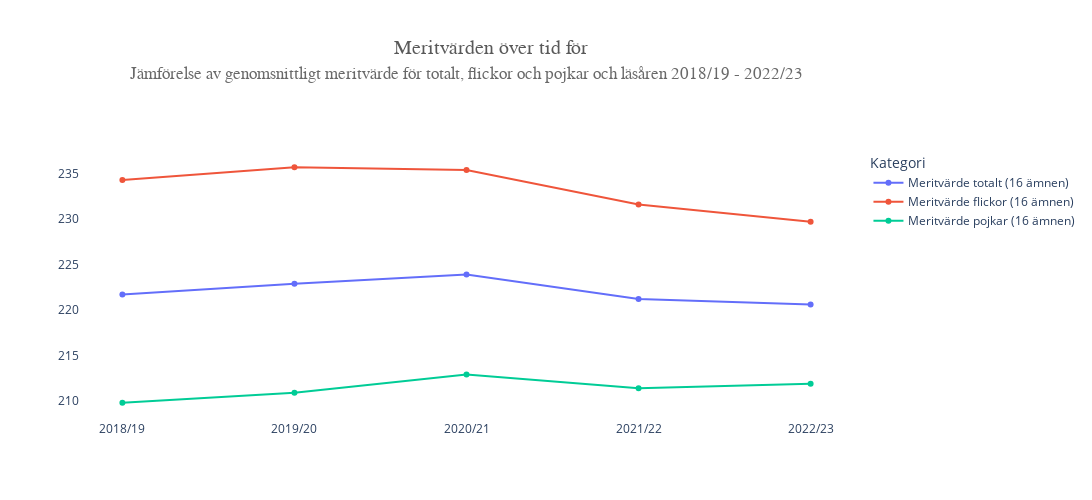

The notebook cell saved with this chart:
### Markdown cell above
### Här använder jag Plotly för att skapa ett linjediagram som visar genomsnittligt meritvärde över tid.

### Code cell
# Using Plotly to create line chart
# Using only the first five rows
fig = px.line(
    df_grades.head(5),
    x="Läsår/Huvudman/Bakgrund",
    y=[
        "Meritvärde totalt (16 ämnen)",
        "Meritvärde flickor (16 ämnen)",
        "Meritvärde pojkar (16 ämnen)"
    ],
    labels={"value": "Meritvärde för 16 ämnen", "variable": "Kategori"},
    title="Meritvärde för 16 ämnen",
    markers=True
)  

# Updating layout
fig.update_layout(
    title={
        "text": "Meritvärden över tid för",
        "y": 0.92, 
        "x": 0.45,
        "xanchor": "center",
        "yanchor": "top",
        "font": dict(
            family="Arial Black",
            size=20,
            color="#595959"
        ),
    },
    xaxis_title="",
    yaxis_title="", 
    xaxis=dict(tickmode="linear"),
    paper_bgcolor="white",
    plot_bgcolor="white",
    margin=dict(t=150), 
    height=500,
    width=1600
)

# Adding subtitle
fig.add_annotation(
    dict(
        font=dict(
            family="Verdana",
            size=17,
            color="dimgray"
        ),
        x=0.5,
        y=1.24,  
        showarrow=False,
        text="Jämförelse av genomsnittligt meritvärde för totalt, flickor och pojkar och läsåren 2018/19 - 2022/23",
        xref="paper",
        yref="paper",
        xanchor="center",
        yanchor="bottom"
    )
)

fig.write_html("Visualizations/vis_exercise_1b.html")

fig.show()

### Figure 1 — Plotly figure (JSON) as saved in the notebook; plotly's stock layout.template omitted (floating-point values rounded to 4 significant figures)
{"data": [{"hovertemplate": "Kategori=Meritvärde totalt (16 ämnen)<br>Läsår/Huvudman/Bakgrund=%{x}<br>Meritvärde för 16 ämnen=%{y}<extra></extra>", "legendgroup": "Meritvärde totalt (16 ämnen)", "line": {"color": "#636efa", "dash": "solid"}, "marker": {"symbol": "circle"}, "mode": "lines+markers", "name": "Meritvärde totalt (16 ämnen)", "orientation": "v", "showlegend": true, "type": "scatter", "x": ["2018/19", "2019/20", "2020/21", "2021/22", "2022/23"], "xaxis": "x", "y": [221.7, 222.9, 223.9, 221.2, 220.6], "yaxis": "y"}, {"hovertemplate": "Kategori=Meritvärde flickor (16 ämnen)<br>Läsår/Huvudman/Bakgrund=%{x}<br>Meritvärde för 16 ämnen=%{y}<extra></extra>", "legendgroup": "Meritvärde flickor (16 ämnen)", "line": {"color": "#EF553B", "dash": "solid"}, "marker": {"symbol": "circle"}, "mode": "lines+markers", "name": "Meritvärde flickor (16 ämnen)", "orientation": "v", "showlegend": true, "type": "scatter", "x": ["2018/19", "2019/20", "2020/21", "2021/22", "2022/23"], "xaxis": "x", "y": [234.3, 235.7, 235.4, 231.6, 229.7], "yaxis": "y"}, {"hovertemplate": "Kategori=Meritvärde pojkar (16 ämnen)<br>Läsår/Huvudman/Bakgrund=%{x}<br>Meritvärde för 16 ämnen=%{y}<extra></extra>", "legendgroup": "Meritvärde pojkar (16 ämnen)", "line": {"color": "#00cc96", "dash": "solid"}, "marker": {"symbol": "circle"}, "mode": "lines+markers", "name": "Meritvärde pojkar (16 ämnen)", "orientation": "v", "showlegend": true, "type": "scatter", "x": ["2018/19", "2019/20", "2020/21", "2021/22", "2022/23"], "xaxis": "x", "y": [209.8, 210.9, 212.9, 211.4, 211.9], "yaxis": "y"}], "layout": {"annotations": [{"font": {"color": "dimgray", "family": "Verdana", "size": 17}, "showarrow": false, "text": "Jämförelse av genomsnittligt meritvärde för totalt, flickor och pojkar och läsåren 2018/19 - 2022/23", "x": 0.5, "xanchor": "center", "xref": "paper", "y": 1.24, "yanchor": "bottom", "yref": "paper"}], "height": 500, "legend": {"title": {"text": "Kategori"}, "tracegroupgap": 0}, "margin": {"t": 150}, "paper_bgcolor": "white", "plot_bgcolor": "white", "title": {"font": {"color": "#595959", "family": "Arial Black", "size": 20}, "text": "Meritvärden över tid för", "x": 0.45, "xanchor": "center", "y": 0.92, "yanchor": "top"}, "width": 1600, "xaxis": {"anchor": "y", "domain": [0, 1], "tickmode": "linear", "title": {"text": ""}}, "yaxis": {"anchor": "x", "domain": [0, 1], "title": {"text": ""}}}}
